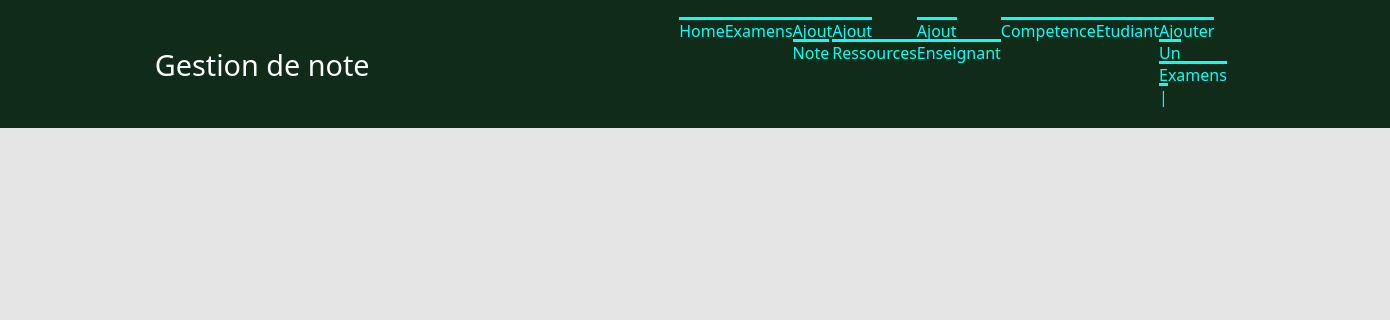
The page /affiche_res/2/ on the database as committed earlier.
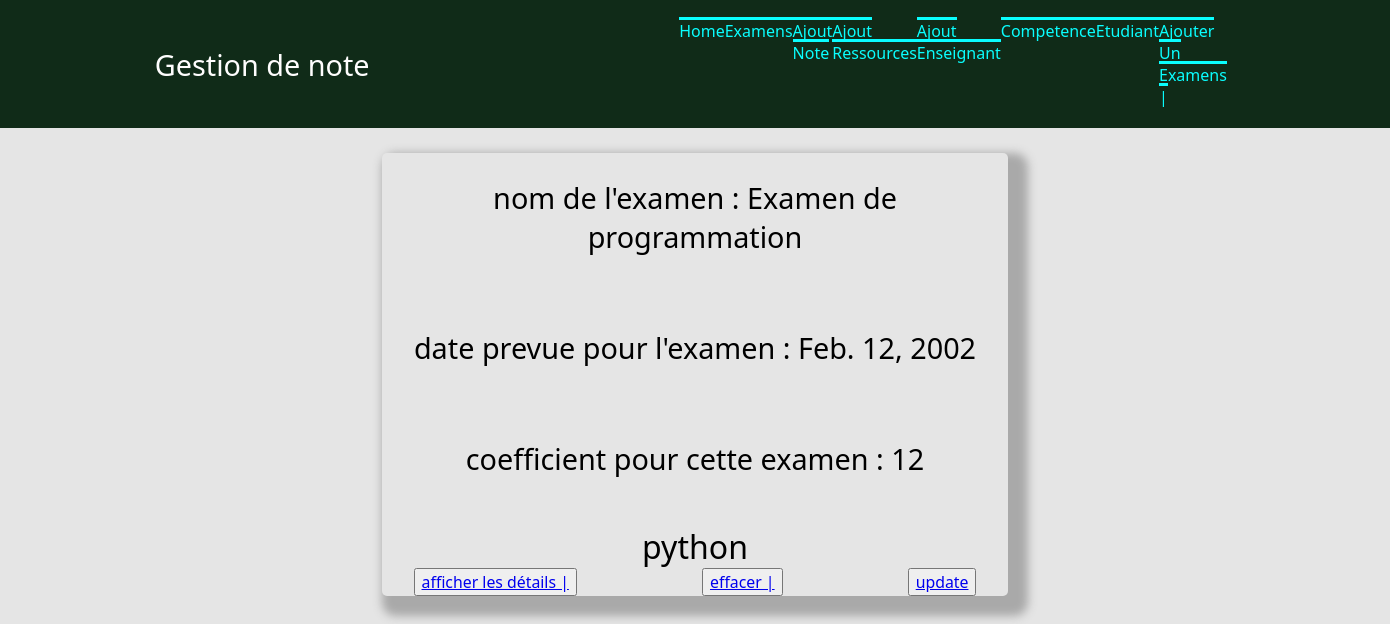
The same page on the database as committed later.
### gestion/models.py (models this page shows, shortened)
class Examens(models.Model):
    titre = models.CharField(max_length=100)
    date = models.DateField(blank=True, null = True)
    coefficient = models.CharField(max_length=100)
    ressources = models.ForeignKey('Ressources', on_delete=models.CASCADE,null = True,)

class Ressources(models.Model):
    code_ressource = models.CharField(max_length=100)
    nom = models.CharField(max_length=100)
    descriptif = models.TextField(null=True, blank=True)
    coefficient = models.CharField(max_length=100)
    competence = models.ManyToManyField("UE",null=True, blank=True)
    def __str__(self):
        return  self.nom

### gestion/views.py (the view)
# urls.py: path('affiche_res/<int:id>/', views.affiche_res),
def affiche_res(request, id):
    ressources = models.Ressources.objects.get(pk=id)
    liste7 = list(models.Examens.objects.filter(ressources=ressources))
    return render(request,"gestion/affiche_res.html",{"ressources": ressources,"liste7": liste7})

### gestion/templates/gestion/affiche_res.html (shortened to what this page needs)
     {% extends "gestion/main.html" %}
{% block content %}
 {% for l in liste7 %}
<ul class="ul1">
<h2>   nom de l'examen : {{l.titre}}</h2>
    <br>
<h2>   date prevue pour l'examen : {{l.date}}</h2>
 <br>
<h2> coefficient pour cette examen : {{l.coefficient}}</h2>
     <br>
<h1>   {{l.ressources}}</h1>
    <li class="li1">
        <button name="button"><a href="/gestion/affiche_exa/{{l.id}}"> afficher les détails | </a></button> <br>
        <button name="button"><a href="/gestion/delete_exa/{{l.id}}"> effacer | </a></button> <br>
<button name="button"><a href="/gestion/update_exa/{{l.id}}"> update </a></button>   </li>
</ul>
  {%endfor%}
{% endblock %}
{% block navi %}
 <li> <a href="/gestion/ajout_exa/"> ajouter un examens | </a></li>
{% endblock %}

Rows that differ between the two databases and show on the page:
now on this page (row edited): Examens: titre "Examen de programmation", date "Feb. 12, 2002", coefficient "12", ressources "python"
